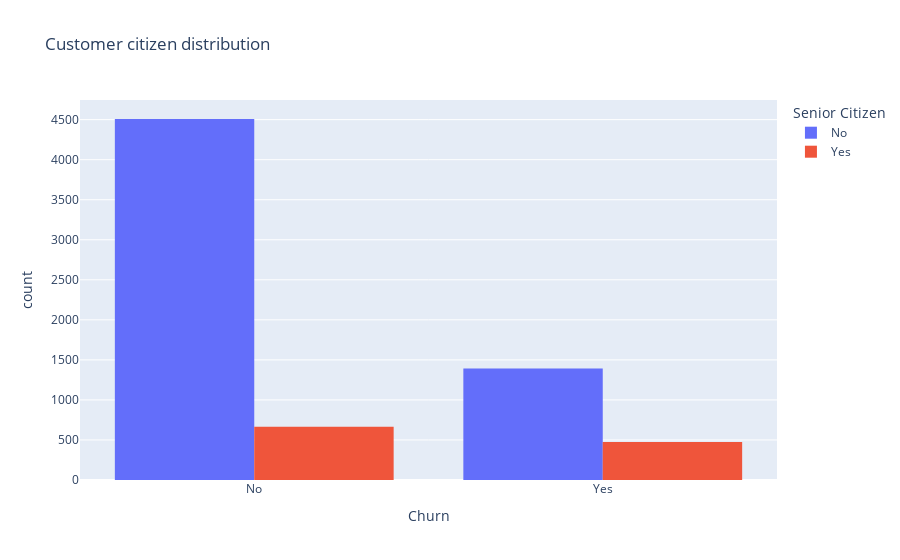

The notebook cell this image was saved under:
### Code cell
fig = px.histogram(
    df,
    x='Churn',
    color='SeniorCitizen',
    barmode='group',
    title='Customer citizen distribution',
    labels={
        'SeniorCitizen': 'Senior Citizen',
        'Churn': 'Churn'
    },
    category_orders={
        'SeniorCitizen': [0, 1]
    }
)

fig.for_each_trace(
    lambda t: t.update(name='No' if t.name == '0' else 'Yes')
)

fig.show()

### Figure 1 — Plotly figure (JSON) as saved in the notebook; plotly's stock layout.template omitted (floating-point values rounded to 4 significant figures; data arrays with more than 128 entries replaced by an {"elided": "..."} marker saying what was removed)
{"data": [{"alignmentgroup": "True", "bingroup": "x", "hovertemplate": "Senior Citizen=0<br>Churn=%{x}<br>count=%{y}<extra></extra>", "legendgroup": "0", "marker": {"color": "#636efa", "pattern": {"shape": ""}}, "name": "No", "offsetgroup": "0", "orientation": "v", "showlegend": true, "type": "histogram", "x": {"elided": "5901 str values"}, "xaxis": "x", "yaxis": "y"}, {"alignmentgroup": "True", "bingroup": "x", "hovertemplate": "Senior Citizen=1<br>Churn=%{x}<br>count=%{y}<extra></extra>", "legendgroup": "1", "marker": {"color": "#EF553B", "pattern": {"shape": ""}}, "name": "Yes", "offsetgroup": "1", "orientation": "v", "showlegend": true, "type": "histogram", "x": {"elided": "1142 str values"}, "xaxis": "x", "yaxis": "y"}], "layout": {"barmode": "group", "legend": {"title": {"text": "Senior Citizen"}, "tracegroupgap": 0}, "title": {"text": "Customer citizen distribution"}, "xaxis": {"anchor": "y", "domain": [0, 1], "title": {"text": "Churn"}}, "yaxis": {"anchor": "x", "domain": [0, 1], "title": {"text": "count"}}}}
